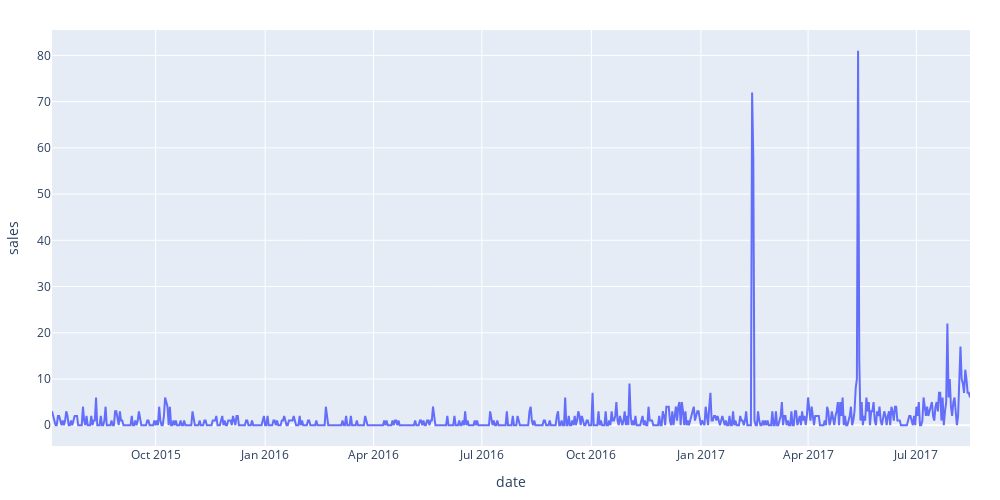

The notebook cell saved with this chart:
### Code cell
tmp = train[(train['store_nbr'] == 31) & (train['family'] == 'LAWN AND GARDEN')]
(px.line(data_frame=tmp, x='date', y='sales')
.update_layout(margin=margin))

### Figure 1 — Plotly figure (JSON) as saved in the notebook; plotly's stock layout.template omitted (floating-point values rounded to 4 significant figures; data arrays with more than 128 entries replaced by an {"elided": "..."} marker saying what was removed)
{"data": [{"hovertemplate": "date=%{x}<br>sales=%{y}<extra></extra>", "legendgroup": "", "line": {"color": "#636efa", "dash": "solid"}, "marker": {"symbol": "circle"}, "mode": "lines", "name": "", "orientation": "v", "showlegend": false, "type": "scatter", "x": {"elided": "763 str values"}, "xaxis": "x", "y": {"elided": "763 float values"}, "yaxis": "y"}], "layout": {"height": 500, "legend": {"tracegroupgap": 0}, "margin": {"b": 30, "l": 30, "r": 30, "t": 30}, "width": 1000, "xaxis": {"anchor": "y", "domain": [0, 1], "title": {"text": "date"}}, "yaxis": {"anchor": "x", "domain": [0, 1], "title": {"text": "sales"}}}}
